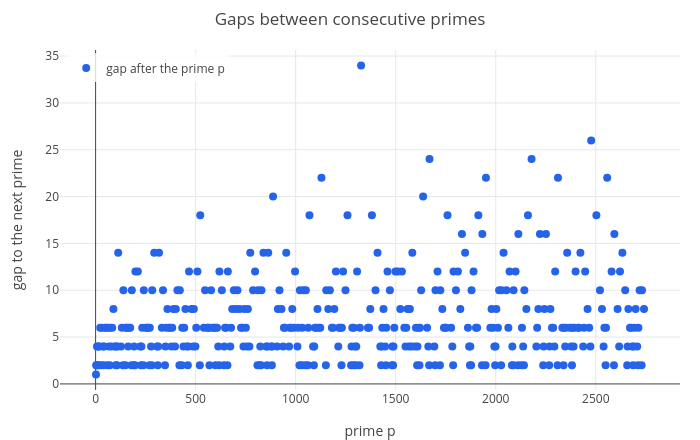

Source (notebook cell):
### Markdown cell above
### Gaps between primes

On average the gap after a prime $p$ is about $\log p$, but individual gaps jump around. `prime(k)` is the $k$-th
prime. The plot has one point per prime: across is the prime $p$, up is the gap to the next prime.

### Code cell
G = table([prime(k), prime(k + 1) - prime(k)], k, 1, 400);
labels(title(legend(scatter(G, [p gap]), "gap after the prime p"), "Gaps between consecutive primes"), "prime p", "gap to the next prime")

### Figure 1 — Plotly figure (JSON) as saved in the notebook; plotly's stock layout.template omitted (floating-point values rounded to 4 significant figures; data arrays with more than 128 entries replaced by an {"elided": "..."} marker saying what was removed)
{"data": [{"marker": {"color": "#2563eb", "size": 8}, "mode": "markers", "name": "gap after the prime p", "type": "scatter", "x": {"elided": "400 int values"}, "y": {"elided": "400 int values"}}], "layout": {"height": 440, "legend": {"bgcolor": "rgba(255,255,255,0.8)", "x": 0.01, "xanchor": "left", "y": 0.99, "yanchor": "top"}, "margin": {"b": 50, "l": 60, "r": 20, "t": 50}, "showlegend": true, "title": {"text": "Gaps between consecutive primes"}, "width": 700, "xaxis": {"title": {"text": "prime p"}, "zeroline": true}, "yaxis": {"range": [-0.65, 35.65], "title": {"text": "gap to the next prime"}, "zeroline": true}}}
